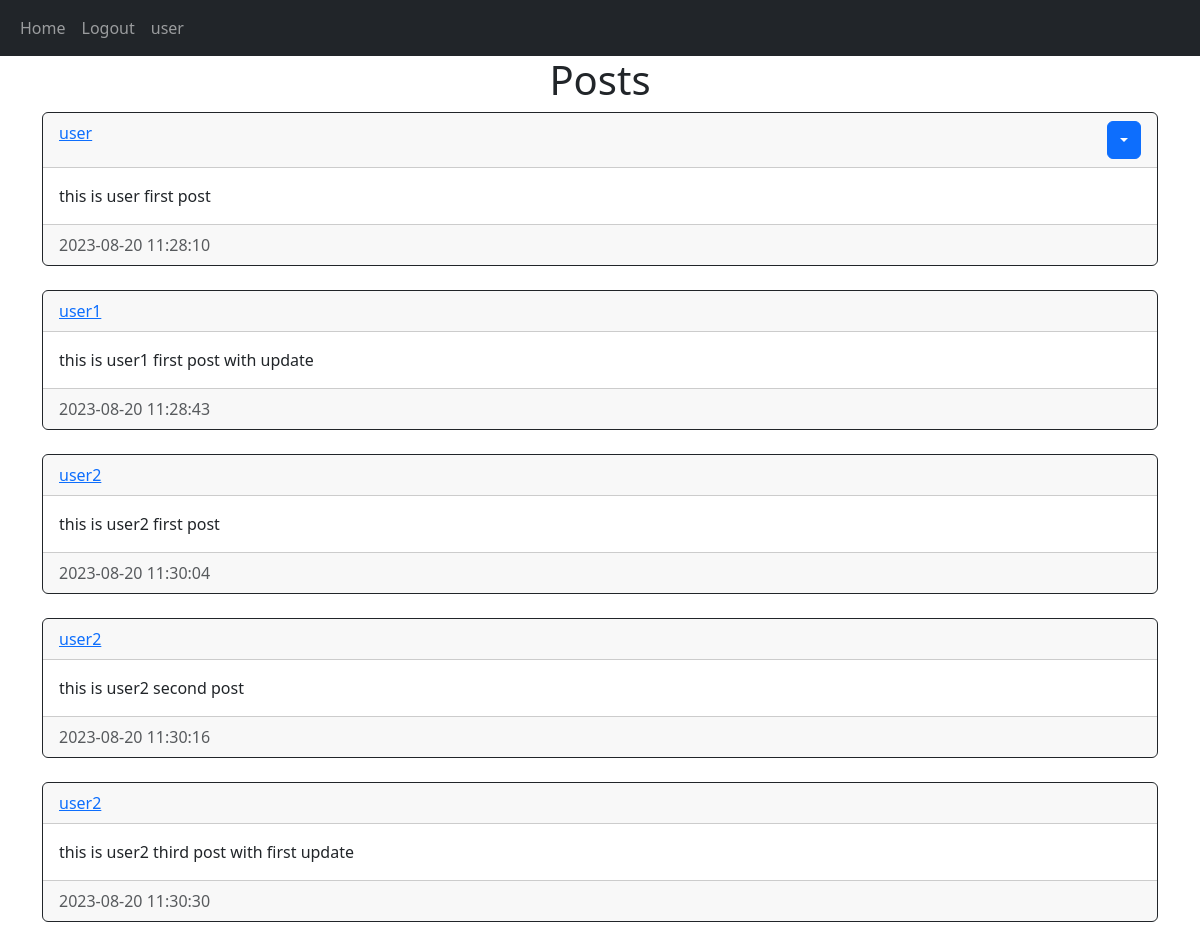
Screenshot of /home (signed in) with the database file from the repository.
### app.py (models this page shows)
class Post(db.Model):
    id = db.Column(db.Integer,db.Sequence('seq_reg_id', start=1, increment=1), primary_key=True)
    data_created = db.Column(db.DateTime(timezone=True),default=func.now())
    author = db.Column(db.Integer,db.ForeignKey('user.id',ondelete='CASCADE'), nullable=False)
    text = db.Column(db.Text, nullable=False)

### app.py (the view)
@app.route('/')
@app.route('/home')
def home():
    if 'username' in session:
        db.create_all()
        posts = Post.query.all()
        return render_template('home.html',posts=posts)
    return redirect(url_for('login'))

### templates/home.html (shortened to what this page needs)
{% extends 'posts_div.html' %}

### templates/posts_div.html (shortened to what this page needs)
{% extends 'base.html' %}
{% block content %}
<h1 align="center">{% block header %}Posts{% endblock %}</h1>
<div id="posts">
    {% for post in posts %}
        <div class="card border-dark">
            <div class="card-header d-flex justify-content-between align-item-center">
                <a href="/posts/{{post.author}}">{{post.author}}</a>
                {% if post.author == session['username'] %}
                <div class="btn-group">
                    <button type="button" class="btn btn-small btn-primary dropdown-toggle" data-bs-toggle="dropdown"></button>
                </div>
                {% endif %}
            </div>
            <div class="card-body">
                <div class="card-text">{{post.text}}</div>
            </div>
            <div class="card-footer text-muted">
                {{post.data_created}}
            </div>
        </div>
        <br/>
    {% endfor %}
    <br/>
</div>
{% endblock %}

### templates/base.html (shortened to what this page needs)
<!DOCTYPE html>
<html lang="en">
<head>
    <link href="https://cdn.jsdelivr.net/npm/bootstrap@5.3.1/dist/css/bootstrap.min.css"
          rel="stylesheet"
    />
</head>
<body>
    <nav class="navbar navbar-expand-lg navbar-dark bg-dark">
        <div class="container-fluid">
            <div class="collapse navbar-collapse" id="navbar">
                <div class="navbar-nav">
                    <a class="nav-item nav-link" href="/home">Home</a>
                    {% if 'username' in session %}
                        <a class="nav-item nav-link" href="/logout">Logout</a>
                        <a class="nav-item nav-link" href="/posts/{{session['username']}}">{{session['username']}}</a>
                    {% else %}
                        <a class="nav-item nav-link" href="/login">Login</a>
                        <a class="nav-item nav-link" href="/sign-up">Sign Up</a>
                    {% endif %}
                </div>
            </div>
        </div>
    </nav>
    <div class="container">{% block content %}{% endblock %}</div>
</body>
</html>

### rows the page displays
Post: username "user", author "user", text "this is user first post", data_created "2023-08-20 11:28:10"
Post: author "user1", text "this is user1 first post with update", data_created "2023-08-20 11:28:43"
Post: author "user2", text "this is user2 first post", data_created "2023-08-20 11:30:04"
Post: author "user2", text "this is user2 second post", data_created "2023-08-20 11:30:16"
Post: author "user2", text "this is user2 third post with first update", data_created "2023-08-20 11:30:30"
